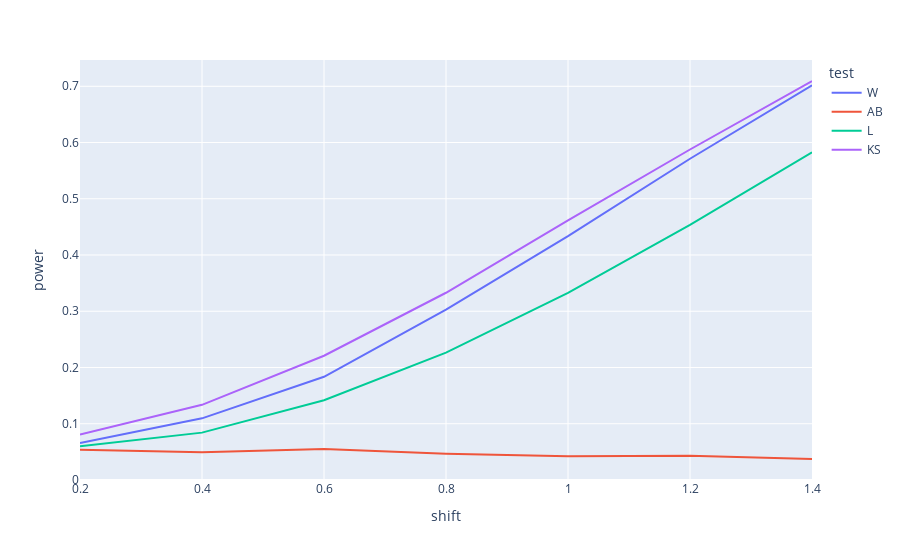

The notebook cell this image was saved under:
### Code cell
fig = px.line(
    powers.astype({
        "shift": np.float64, "scale": np.float64, "power": np.float64, "test": str
    }), 
    x='shift', 
    y='power', 
    color='test', 
)
fig.show()

### Figure 1 — Plotly figure (JSON) as saved in the notebook; plotly's stock layout.template omitted (floating-point values rounded to 4 significant figures)
{"data": [{"hovertemplate": "test=W<br>shift=%{x}<br>power=%{y}<extra></extra>", "legendgroup": "W", "line": {"color": "#636efa", "dash": "solid"}, "marker": {"symbol": "circle"}, "mode": "lines", "name": "W", "orientation": "v", "showlegend": true, "type": "scatter", "x": [0.2, 0.4, 0.6, 0.8, 1, 1.2, 1.4], "xaxis": "x", "y": [0.0659, 0.1096, 0.1835, 0.3027, 0.4336, 0.5712, 0.7017], "yaxis": "y"}, {"hovertemplate": "test=AB<br>shift=%{x}<br>power=%{y}<extra></extra>", "legendgroup": "AB", "line": {"color": "#EF553B", "dash": "solid"}, "marker": {"symbol": "circle"}, "mode": "lines", "name": "AB", "orientation": "v", "showlegend": true, "type": "scatter", "x": [0.2, 0.4, 0.6, 0.8, 1, 1.2, 1.4], "xaxis": "x", "y": [0.0538, 0.0493, 0.0549, 0.0468, 0.0424, 0.0431, 0.0373], "yaxis": "y"}, {"hovertemplate": "test=L<br>shift=%{x}<br>power=%{y}<extra></extra>", "legendgroup": "L", "line": {"color": "#00cc96", "dash": "solid"}, "marker": {"symbol": "circle"}, "mode": "lines", "name": "L", "orientation": "v", "showlegend": true, "type": "scatter", "x": [0.2, 0.4, 0.6, 0.8, 1, 1.2, 1.4], "xaxis": "x", "y": [0.0599, 0.0842, 0.1418, 0.2263, 0.3327, 0.4534, 0.5825], "yaxis": "y"}, {"hovertemplate": "test=KS<br>shift=%{x}<br>power=%{y}<extra></extra>", "legendgroup": "KS", "line": {"color": "#ab63fa", "dash": "solid"}, "marker": {"symbol": "circle"}, "mode": "lines", "name": "KS", "orientation": "v", "showlegend": true, "type": "scatter", "x": [0.2, 0.4, 0.6, 0.8, 1, 1.2, 1.4], "xaxis": "x", "y": [0.0807, 0.1336, 0.2209, 0.3329, 0.4615, 0.5876, 0.7094], "yaxis": "y"}], "layout": {"legend": {"title": {"text": "test"}, "tracegroupgap": 0}, "margin": {"t": 60}, "xaxis": {"anchor": "y", "domain": [0, 1], "title": {"text": "shift"}}, "yaxis": {"anchor": "x", "domain": [0, 1], "title": {"text": "power"}}}}
